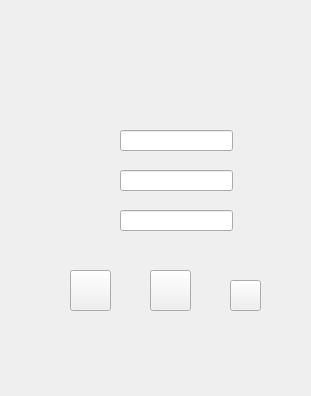
<?xml version="1.0" encoding="UTF-8"?>
<ui version="4.0">
 <class>RegisterForm</class>
 <widget class="QWidget" name="RegisterForm">
  <property name="geometry">
   <rect>
    <x>0</x>
    <y>0</y>
    <width>311</width>
    <height>396</height>
   </rect>
  </property>
  <property name="windowTitle">
   <string>Form</string>
  </property>
  <property name="windowIcon">
   <iconset resource="res.qrc">
    <normaloff>:/res/icon.png</normaloff>:/res/icon.png</iconset>
  </property>
  <widget class="QLabel" name="title_pic">
   <property name="geometry">
    <rect>
     <x>70</x>
     <y>30</y>
     <width>171</width>
     <height>31</height>
    </rect>
   </property>
   <property name="styleSheet">
    <string notr="true">image: url(:/res/register_title.png);</string>
   </property>
   <property name="text">
    <string/>
   </property>
  </widget>
  <widget class="QPushButton" name="exit_Btn">
   <property name="geometry">
    <rect>
     <x>150</x>
     <y>270</y>
     <width>41</width>
     <height>41</height>
    </rect>
   </property>
   <property name="cursor">
    <cursorShape>PointingHandCursor</cursorShape>
   </property>
   <property name="styleSheet">
    <string notr="true">border-image: url(:/res/exit.png);</string>
   </property>
   <property name="text">
    <string/>
   </property>
  </widget>
  <widget class="QLineEdit" name="name_edit">
   <property name="geometry">
    <rect>
     <x>120</x>
     <y>130</y>
     <width>113</width>
     <height>21</height>
    </rect>
   </property>
  </widget>
  <widget class="QLineEdit" name="pass_edit">
   <property name="geometry">
    <rect>
     <x>120</x>
     <y>170</y>
     <width>113</width>
     <height>21</height>
    </rect>
   </property>
   <property name="echoMode">
    <enum>QLineEdit::Password</enum>
   </property>
  </widget>
  <widget class="QLabel" name="name_pic">
   <property name="geometry">
    <rect>
     <x>50</x>
     <y>130</y>
     <width>61</width>
     <height>21</height>
    </rect>
   </property>
   <property name="styleSheet">
    <string notr="true">border-image: url(:/res/name.png);</string>
   </property>
   <property name="text">
    <string/>
   </property>
  </widget>
  <widget class="QLabel" name="pass_pic">
   <property name="geometry">
    <rect>
     <x>60</x>
     <y>170</y>
     <width>51</width>
     <height>21</height>
    </rect>
   </property>
   <property name="styleSheet">
    <string notr="true">border-image: url(:/res/password.png);</string>
   </property>
   <property name="text">
    <string/>
   </property>
  </widget>
  <widget class="QLabel" name="confirm_pic">
   <property name="geometry">
    <rect>
     <x>40</x>
     <y>210</y>
     <width>71</width>
     <height>21</height>
    </rect>
   </property>
   <property name="styleSheet">
    <string notr="true">border-image: url(:/res/confirm_pass.png);</string>
   </property>
   <property name="text">
    <string/>
   </property>
  </widget>
  <widget class="QLineEdit" name="confirm_edit">
   <property name="geometry">
    <rect>
     <x>120</x>
     <y>210</y>
     <width>113</width>
     <height>21</height>
    </rect>
   </property>
   <property name="echoMode">
    <enum>QLineEdit::Password</enum>
   </property>
  </widget>
  <widget class="QPushButton" name="confirm_Btn">
   <property name="geometry">
    <rect>
     <x>70</x>
     <y>270</y>
     <width>41</width>
     <height>41</height>
    </rect>
   </property>
   <property name="cursor">
    <cursorShape>PointingHandCursor</cursorShape>
   </property>
   <property name="styleSheet">
    <string notr="true">border-image: url(:/res/login.png);</string>
   </property>
   <property name="text">
    <string/>
   </property>
  </widget>
  <widget class="QPushButton" name="back_Btn">
   <property name="geometry">
    <rect>
     <x>230</x>
     <y>280</y>
     <width>31</width>
     <height>31</height>
    </rect>
   </property>
   <property name="cursor">
    <cursorShape>PointingHandCursor</cursorShape>
   </property>
   <property name="styleSheet">
    <string notr="true">border-image: url(:/res/back.png);</string>
   </property>
   <property name="text">
    <string/>
   </property>
  </widget>
 </widget>
 <resources>
  <include location="res.qrc"/>
 </resources>
 <connections/>
</ui>
